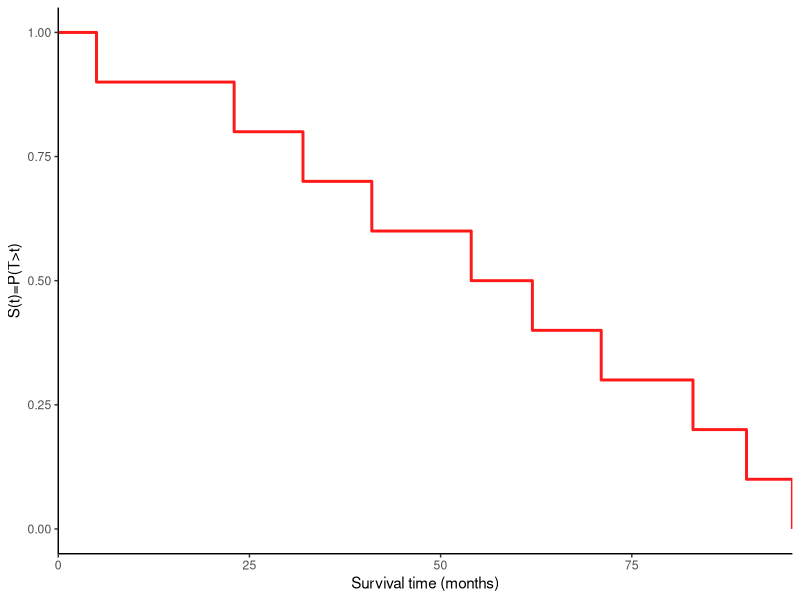
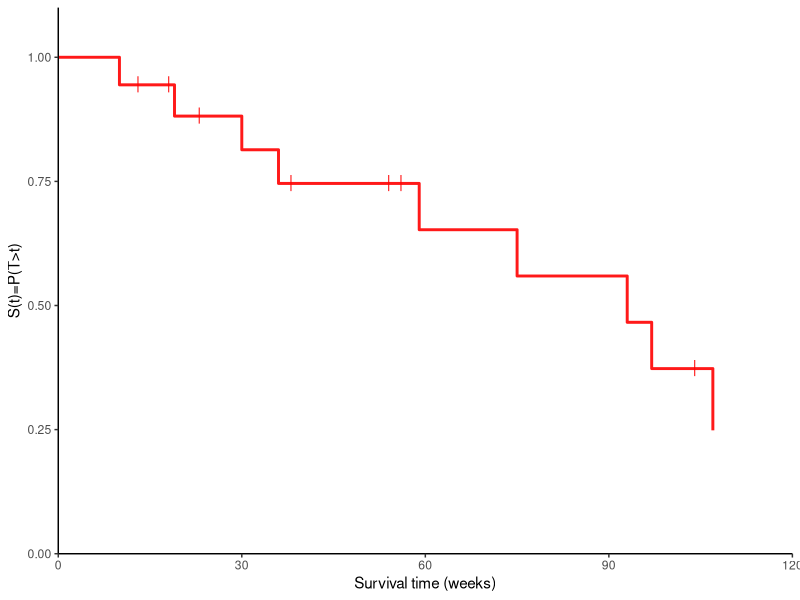
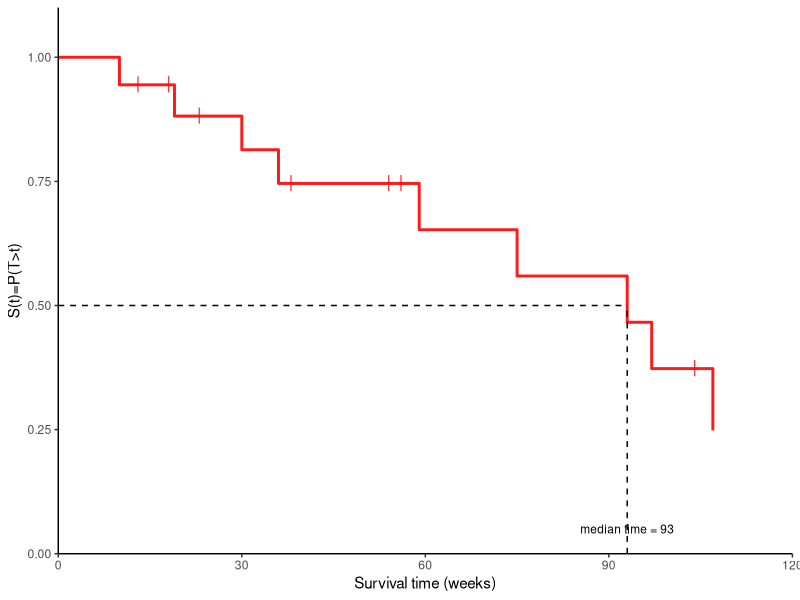
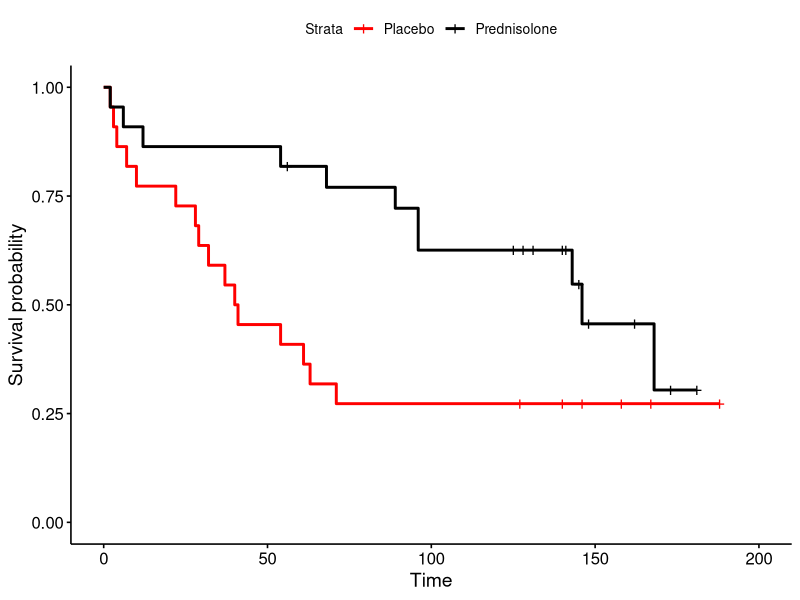

The R source for these figures, in order:
## ---- chunk 1
#| echo: false 
#| eval: true
#| message: false
#| warning: false
#| error: false 

#generate data
times_ex1 <- c(23, 41, 32, 83, 5, 62, 96, 71, 90, 54)
times_ex1
## ---- chunk 2
#| echo: false 
#| eval: true
#| message: false
#| warning: false
#| error: false 

#empirical surv function
st_emp <- function(time) {
  n <- length(time)
  n_survt <- c()
  for(i in 1:length(time)) { n_survt[i] <- length(which(time >= time[i]))}
  st <-  n_survt/n
  return(sort(st, decreasing = TRUE))
}

surv_time_ex1 <- st_emp(time = times_ex1)
surv_time_ex1.plot <- c(surv_time_ex1, 0)
time_ex1.plot <- sort(c(0, times_ex1))
emp_st.df <- data.frame(time_ex1.plot, surv_time_ex1.plot)
names(emp_st.df) <- c("Survival_time", "Survival_function")

library(ggplot2)
ggplot(emp_st.df, aes(x=Survival_time, y=Survival_function)) + 
  geom_step(color="red", size=1, alpha=0.9, linetype=1) +
  xlab("Survival time (months)") + ylab("S(t)=P(T>t)") + 
  scale_x_continuous(expand = c(0, 0), limits = c(0, NA)) +
  theme(panel.grid.major = element_blank(), 
        panel.grid.minor = element_blank(), panel.background = element_blank(), 
        axis.line = element_line(colour = "black"), plot.title = element_text(hjust = 0.5), 
        strip.background =element_rect(fill="white"))
## ---- chunk 3
#| echo: false 
#| eval: true
#| message: false
#| warning: false
#| error: false 

#generate data
times_ex2 <- c(10, 13, 18, 19, 23, 30, 36, 38, 54, 56, 59, 75, 93, 97, 104, 107, 107, 107)
delta <- c(1, 0, 0, 1, 0, 1, 1, 0, 0, 0, 1, 1, 1, 1, 0, 1, 0, 0)
df.ex2 <- data.frame(times_ex2, delta)
names(df.ex2) <- c("times", "delta")
df.ex2
## ---- chunk 4
#| echo: false 
#| eval: true
#| message: false
#| warning: false
#| error: false 

#step 1: sort by unique event times and add time origin
sort_times <- sort(unique(df.ex2$times))
sort_times0 <- c(0, sort_times[-length(sort_times)])

#step 2-3: count the number at risk (having not experienced event) and number of deaths in each interval [t(j),t(j+1))
n.atrisk <- n.dead <- rep(NA, length(sort_times))
for(i in 1:length(sort_times)) {
  n.atrisk[i] <- nrow(subset(df.ex2, times > sort_times0[i]))
  n.dead[i] <- nrow(subset(subset(df.ex2, times > sort_times0[i]), 
                           times <= sort_times[i] & delta == 1))
}

#step 4: calculate conditional probability of surviving the interval
p.surv.int <- (n.atrisk - n.dead) / n.atrisk

#step 5: calculate cumulative probability of survival from time zero until end of the interval 
st_km <- cumprod(p.surv.int)

#put in df from plotting
km.df <- data.frame(sort_times0, sort_times, n.atrisk, n.dead, p.surv.int, st_km)
names(km.df) <- c("Survival_time0", "Survival_time", "n", "d", "p", "S_KM")

#put everything into a function 
#KM surv function
st_KM <- function(time, event) {
  n <- length(time)
  sort_times <- sort(unique(time))
  sort_times0 <- c(0, sort_times[-length(sort_times)])
  n.atrisk <- n.dead <- rep(NA, length(sort_times))
  for(i in 1:length(sort_times)) {
  n.atrisk[i] <- nrow(subset(df.ex2, times > sort_times0[i]))
  n.dead[i] <- nrow(subset(subset(df.ex2, times > sort_times0[i]), 
                           times <= sort_times[i] & delta == 1))
  }
  p.surv.int <- (n.atrisk - n.dead) / n.atrisk
  st_km <- cumprod(p.surv.int)
  km.df <- data.frame(sort_times0, sort_times, n.atrisk, n.dead, p.surv.int, st_km)
  names(km.df) <- c("Survival_time0", "Survival_time", "n", "d", "p", "S_KM")
  km.df.plot <- as.data.frame(c(0, 0, km.df[1, c("n", "d")], 1, 1))
  names(km.df.plot) <- names(km.df)
  km.df.plot <- rbind.data.frame(km.df.plot, km.df)
  res.km <- list("obs.KM" = km.df.plot) 
  return(res.km)
}

KM_res <- st_KM(time = df.ex2$times, event = df.ex2$delta)
KM_res.obs <- KM_res$obs.KM

ggplot(KM_res.obs, aes(x=Survival_time, y=S_KM)) +
  geom_step(color="red", size=1, alpha=0.9, linetype=1) +
  geom_point(data = KM_res.obs[KM_res.obs$d==0, ], color = "red", shape = "|", size = 4) +
  xlab("Survival time (weeks)") + ylab("S(t)=P(T>t)") +
  scale_x_continuous(expand = c(0, 0), limits = c(0, 120)) +
  scale_y_continuous(expand = c(0, 0), limits = c(0, 1.1)) +
  theme(panel.grid.major = element_blank(), 
        panel.grid.minor = element_blank(), panel.background = element_blank(), 
        axis.line = element_line(colour = "black"), plot.title = element_text(hjust = 0.5), 
        strip.background =element_rect(fill="white"))
## ---- chunk 5
#| echo: false 
#| eval: true
#| message: false
#| warning: false
#| error: false 

median_time <- min(KM_res.obs$Survival_time[KM_res.obs$S_KM < 0.5], na.rm = TRUE)

library(tibble)
#KM surv function median time
ggplot(KM_res.obs, aes(x=Survival_time, y=S_KM)) +
  geom_step(color="red", size=1, alpha=0.9, linetype=1) +
  geom_point(data = KM_res.obs[KM_res.obs$d==0, ], color = "red", shape = "|", size = 4) +
  geom_segment(data=tibble(), 
               aes(x=median_time,y=0,xend=median_time,yend=0.5), 
               inherit.aes=FALSE, color = "black", linetype=2) +
    geom_segment(data=tibble(), 
               aes(x=0,y=0.5,xend=median_time,yend=0.5), 
               inherit.aes=FALSE, color = "black", linetype=2) +
  xlab("Survival time (weeks)") + ylab("S(t)=P(T>t)") +
  scale_x_continuous(expand = c(0, 0), limits = c(0, 120)) +
  scale_y_continuous(expand = c(0, 0), limits = c(0, 1.1)) +
  annotate("text", x=93, y=0.05, label= paste("median time = ", median_time, sep = ""), 
           size  = 3) +
  theme(panel.grid.major = element_blank(), 
        panel.grid.minor = element_blank(), panel.background = element_blank(), 
        axis.line = element_line(colour = "black"), plot.title = element_text(hjust = 0.5), 
        strip.background =element_rect(fill="white"))
## ---- chunk 6
#| echo: false 
#| eval: true
#| message: false
#| warning: false
#| error: false 

#generate data
times_ex3_pla <- c(2, 3, 4, 7, 10, 22, 28, 29, 32, 37, 40, 41, 54, 61, 63, 71, 127, 140, 146, 158, 167, 188)
delta_pla <- c(1,1,1,1,1,1,1,1,1,1,1,1,1,1,1,1,0,0,0,0,0,0)
times_ex3_pred <- c(2, 6, 12, 54, 56, 68, 89, 96, 96, 125, 128, 131, 140, 141, 143, 145, 146, 148, 162, 168, 173, 181)
delta_pred <- c(1,1,1,1,0,1,1,1,1,0,0,0,0,0,1,0,1,0,0,1,0,0)
df.ex3 <- data.frame(times_ex3_pla, delta_pla, times_ex3_pred, delta_pred)
names(df.ex3) <- c("placebo t", "placebo delta", "prednis t", "prednis delta")
df.ex3
## ---- chunk 7
#| echo: false 
#| eval: true
#| message: false
#| warning: false
#| error: false 

#KM surv function between groups time
df.ex3_times_all <- c(df.ex3$`placebo t`, df.ex3$`prednis t`)
df.ex3_delta_all <- c(df.ex3$`placebo delta`, df.ex3$`prednis delta`)
df.ex3_group <- c(rep("placebo", 22), rep("prednisolone", 22))
df.ex3.all <- cbind.data.frame(df.ex3_times_all, df.ex3_delta_all, df.ex3_group)
names(df.ex3.all) <- c("time", "delta", "group")
df.ex3.all$group <- factor(df.ex3.all$group, levels = c("placebo", "prednisolone"))

library(survminer)
library(survival)
km3 <- with(df.ex3.all, Surv(time, delta))
km_fit3 <- survfit(Surv(time, delta) ~ group, data=df.ex3.all)

ggsurvplot(km_fit3, data = df.ex3.all,
           palette = c("red", "black"),
           legend.labs = c("Placebo", "Prednisolone")) 
## ---- chunk 8
#| echo: false 
#| eval: true
#| message: false
#| warning: false
#| error: false 

#generate data
library(kableExtra)
ex4.id <- 1:13
ex4.group <- c(2, 1, 2, 1, 2, 1, 2, 2, 2, 2, 1, 1, 1)
ex4.time <- c(413, 701, 1075, 1735, 1801, 2989, 3044, 3351, 5551, 6277, 7293, 7352, 7434)
ex4.death <- c(1, 0, 1, 1, 1, 1, 1, 1, 1, 1, 0, 0, 0)
df.ex4 <- cbind.data.frame(ex4.id, ex4.group, ex4.time, ex4.death)
names(df.ex4) <- c("ID", "Group", "Time", "Death")
df.ex4$Group <- factor(df.ex4$Group, levels = c("1", "2"))

#define function to compute table results for lrt
get.tbl.lrt <- function(data, Time, Group, Death) {
  group.lev <- levels(data[, Group])
  n.group.lev <- length(group.lev)
  sort_times <- sort(unique(data[, Time]))
  sort_times0 <- c(0, sort_times[-length(sort_times)])
  n.atrisk <- n.dead <- matrix(NA, nrow = nrow(data), ncol = (n.group.lev+1))
  n.atrisk[, 1] <- n.dead[, 1] <- data[, Time] 
  for(i in 1:length(sort_times)) {
    for(j in 1:n.group.lev) {
   n.atrisk[i, j+1] <- nrow(subset(subset(data, Time > sort_times0[i]), Group == group.lev[j]))
   n.dead[i, j+1] <- nrow(subset(subset(data, Time == sort_times[i]), 
                            Death == 1 & Group == group.lev[j]))
    }
  }
  colnames(n.atrisk) <- c("Time", paste("n", group.lev, sep = "."))
  colnames(n.dead) <- c("Time", paste("d", group.lev, sep = "."))
  tbl.res <- cbind.data.frame(n.atrisk, n.dead[, -1])
  tbl.res <- tbl.res[which(data[, Death] == 1), ]
  n.all <- apply(tbl.res[, paste("n", group.lev, sep = ".")], 1, sum)
  d.all <- apply(tbl.res[, paste("d", group.lev, sep = ".")], 1, sum)
  n.exp <- tbl.res[, paste("n", group.lev, sep = ".")] * d.all / n.all 
  colnames(n.exp) <- paste("e", group.lev, sep = ".")
  tbl.res <- cbind.data.frame(tbl.res, n.exp)
  return(tbl.res)
}

#apply function to the data
tbl.ex4 <- get.tbl.lrt(data = df.ex4, Time = "Time", Group = "Group", Death = "Death")

#compute chi2 statistic and get p-value
Obs <- apply(tbl.ex4[, c("d.1", "d.2")], 2, sum)
Exp <- apply(tbl.ex4[, c("e.1", "e.2")], 2, sum)
chi2 <- sum((Obs - Exp)^2 / (Exp))
df <- length(unique(df.ex4$Group)) - 1
pval <- round(pchisq(chi2, df = df, lower.tail = FALSE), digits = 3)

kbl(df.ex4)
## ---- chunk 9
#| echo: false 
#| eval: true
#| message: false
#| warning: false
#| error: false 

#generate data
lrt.tbl <- matrix(NA, nrow = 9, ncol = 7)
colnames(lrt.tbl) <- c("t(j)","n1j","d1j","n2j","d2j","e1j","e2j")
lrt.tbl[, 1] <- c(413, 1075, 1735, 1801, 2989, 3044, 3351, 5551, 6277)
lrt.tbl[, 2] <- c(6, 5, 5, 4, 4, 3, 3, 3, 3)
lrt.tbl[, 3] <- c(0, 0, 1, 0, 1, 0, 0, 0, 0)
lrt.tbl[, 4] <- c(7, 6, 5, 5, 4, 4, 3, 2, 1)
lrt.tbl[, 5] <- c(1, 1, 0, 1, 0, 1, 1, 1, 1)
lrt.tbl[, 6] <- c(0.46, 0.45, 0.5, 0.44, 0.5, 0.43, 0.5, 0.6, 0.75)
lrt.tbl[, 7] <- c(0.54, 0.55, 0.5, 0.56, 0.5, 0.57, 0.5, 0.4, 0.25)
kbl(lrt.tbl, row.names = FALSE)
